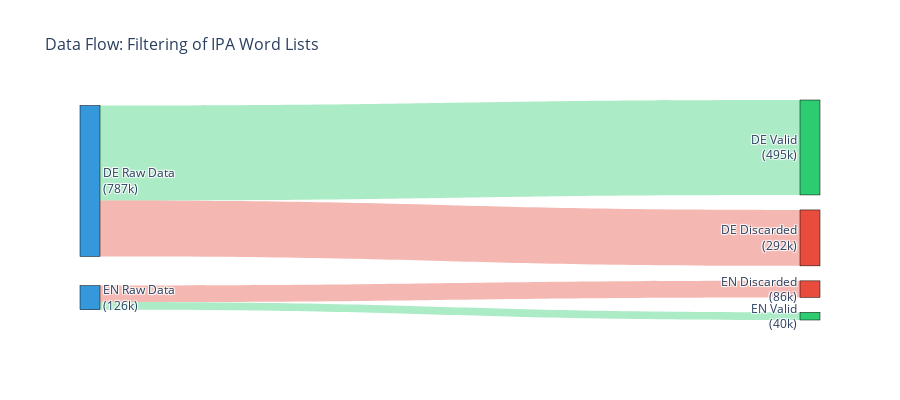

Notebook cell for this chart:
### Markdown cell above
### 3. Sankey-Diagramm - Datenfluss der Filterung

Visualisiert den Filterprozess als Flussdiagramm: Rohdaten fließen durch den Filter und werden in valide Wörter und verworfene Einträge aufgeteilt.

### Code cell
# Sankey-Diagramm mit Plotly
import plotly.graph_objects as go

# Knoten: 0=DE Raw, 1=EN Raw, 2=DE Valid, 3=DE Discarded, 4=EN Valid, 5=EN Discarded
labels = [
    "DE Raw Data<br>(787k)", 
    "EN Raw Data<br>(126k)",
    "DE Valid<br>(495k)",
    "DE Discarded<br>(292k)",
    "EN Valid<br>(40k)",
    "EN Discarded<br>(86k)"
]

# Verbindungen (source, target, value)
source = [0, 0, 1, 1]  # Von DE Raw, DE Raw, EN Raw, EN Raw
target = [2, 3, 4, 5]  # Zu DE Valid, DE Discarded, EN Valid, EN Discarded
values = [
    data['Deutsch']['valid'],
    data['Deutsch']['discarded'],
    data['Englisch']['valid'],
    data['Englisch']['discarded']
]

# Farben
node_colors = ['#3498db', '#3498db', '#2ecc71', '#e74c3c', '#2ecc71', '#e74c3c']
link_colors = ['rgba(46, 204, 113, 0.4)', 'rgba(231, 76, 60, 0.4)', 
               'rgba(46, 204, 113, 0.4)', 'rgba(231, 76, 60, 0.4)']

fig = go.Figure(data=[go.Sankey(
    node=dict(
        pad=15,
        thickness=20,
        line=dict(color="black", width=0.5),
        label=labels,
        color=node_colors
    ),
    link=dict(
        source=source,
        target=target,
        value=values,
        color=link_colors
    )
)])

fig.update_layout(
    title_text="Data Flow: Filtering of IPA Word Lists",
    title_font_size=16,
    font_size=12,
    height=400
)

fig.show()

### Figure 1 — Plotly figure (JSON) as saved in the notebook; plotly's stock layout.template omitted (floating-point values rounded to 4 significant figures)
{"data": [{"link": {"color": ["rgba(46, 204, 113, 0.4)", "rgba(231, 76, 60, 0.4)", "rgba(46, 204, 113, 0.4)", "rgba(231, 76, 60, 0.4)"], "source": [0, 0, 1, 1], "target": [2, 3, 4, 5], "value": [495308, 291796, 39669, 86258]}, "node": {"color": ["#3498db", "#3498db", "#2ecc71", "#e74c3c", "#2ecc71", "#e74c3c"], "label": ["DE Raw Data<br>(787k)", "EN Raw Data<br>(126k)", "DE Valid<br>(495k)", "DE Discarded<br>(292k)", "EN Valid<br>(40k)", "EN Discarded<br>(86k)"], "line": {"color": "black", "width": 0.5}, "pad": 15, "thickness": 20}, "type": "sankey"}], "layout": {"font": {"size": 12}, "height": 400, "title": {"font": {"size": 16}, "text": "Data Flow: Filtering of IPA Word Lists"}}}
